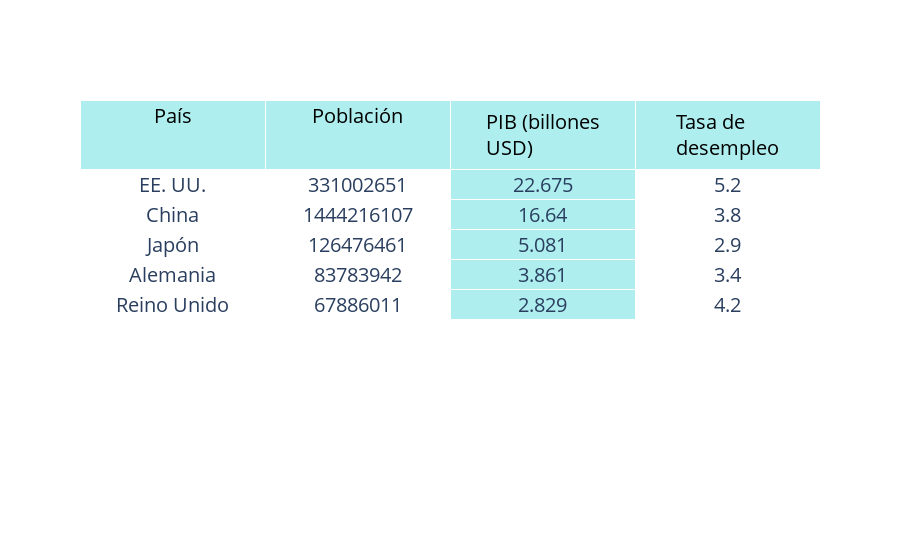

Source (notebook cell):
### Code cell
fig = go.Figure(data=[go.Table(
  columnorder = [1,2,3,4],
  columnwidth = [120,120,120,120],
  header = dict(
    values = list(df.columns),
    # line_color='darkslategray',
    fill_color='paleturquoise',
    align=['center','center','center','center'],
    font=dict(color='black', size=20),
    height=30
  ),
  cells=dict(
    values=[df[column] for column in df.columns],
    # line_color='darkslategray',
    fill=dict(color=['white','white','paleturquoise','white']),
    align=['center', 'center'],
    font_size=20,
    height=30)
    )
])
fig.show()

### Figure 1 — Plotly figure (JSON) as saved in the notebook; plotly's stock layout.template omitted (floating-point values rounded to 4 significant figures)
{"data": [{"cells": {"align": ["center", "center"], "fill": {"color": ["white", "white", "paleturquoise", "white"]}, "font": {"size": 20}, "height": 30, "values": [["EE. UU.", "China", "Japón", "Alemania", "Reino Unido"], [331002651, 1444216107, 126476461, 83783942, 67886011], [22.68, 16.64, 5.081, 3.861, 2.829], [5.2, 3.8, 2.9, 3.4, 4.2]]}, "columnorder": [1, 2, 3, 4], "columnwidth": [120, 120, 120, 120], "header": {"align": ["center", "center", "center", "center"], "fill": {"color": "paleturquoise"}, "font": {"color": "black", "size": 20}, "height": 30, "values": ["País", "Población", "PIB (billones USD)", "Tasa de desempleo"]}, "type": "table"}], "layout": {}}
